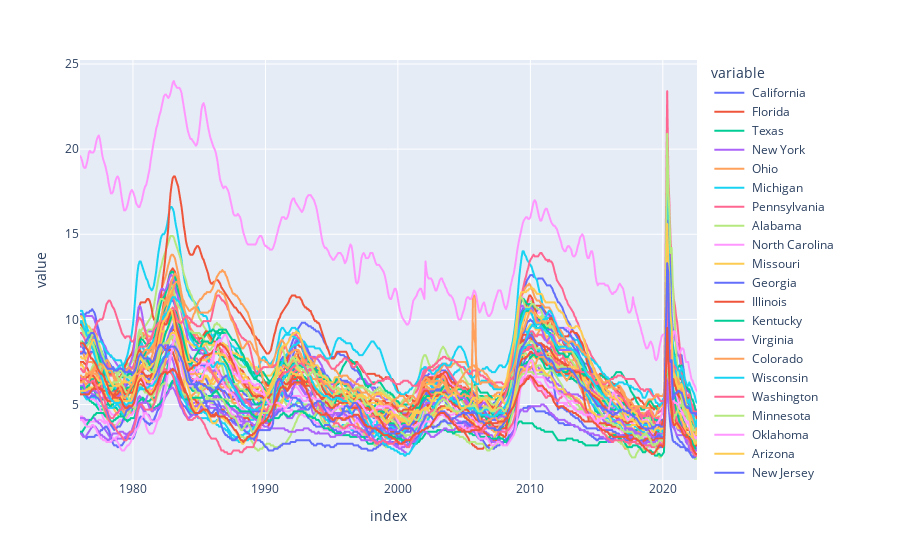

The notebook cell saved with this chart:
### Code cell
# Plot States Unemployment Rate
px.line(unemp_states)

### Figure 1 — Plotly figure (JSON) as saved in the notebook; plotly's stock layout.template omitted (floating-point values rounded to 4 significant figures; data arrays with more than 128 entries replaced by an {"elided": "..."} marker saying what was removed)
{"data": [{"hovertemplate": "variable= California<br>index=%{x}<br>value=%{y}<extra></extra>", "legendgroup": " California", "line": {"color": "#636efa", "dash": "solid"}, "marker": {"symbol": "circle"}, "mode": "lines", "name": " California", "showlegend": true, "type": "scattergl", "x": {"elided": "558 str values"}, "xaxis": "x", "y": {"elided": "558 float values"}, "yaxis": "y"}, {"hovertemplate": "variable= Florida<br>index=%{x}<br>value=%{y}<extra></extra>", "legendgroup": " Florida", "line": {"color": "#EF553B", "dash": "solid"}, "marker": {"symbol": "circle"}, "mode": "lines", "name": " Florida", "showlegend": true, "type": "scattergl", "x": {"elided": "558 str values"}, "xaxis": "x", "y": {"elided": "558 float values"}, "yaxis": "y"}, {"hovertemplate": "variable= Texas<br>index=%{x}<br>value=%{y}<extra></extra>", "legendgroup": " Texas", "line": {"color": "#00cc96", "dash": "solid"}, "marker": {"symbol": "circle"}, "mode": "lines", "name": " Texas", "showlegend": true, "type": "scattergl", "x": {"elided": "558 str values"}, "xaxis": "x", "y": {"elided": "558 float values"}, "yaxis": "y"}, {"hovertemplate": "variable= New York<br>index=%{x}<br>value=%{y}<extra></extra>", "legendgroup": " New York", "line": {"color": "#ab63fa", "dash": "solid"}, "marker": {"symbol": "circle"}, "mode": "lines", "name": " New York", "showlegend": true, "type": "scattergl", "x": {"elided": "558 str values"}, "xaxis": "x", "y": {"elided": "558 float values"}, "yaxis": "y"}, {"hovertemplate": "variable= Ohio<br>index=%{x}<br>value=%{y}<extra></extra>", "legendgroup": " Ohio", "line": {"color": "#FFA15A", "dash": "solid"}, "marker": {"symbol": "circle"}, "mode": "lines", "name": " Ohio", "showlegend": true, "type": "scattergl", "x": {"elided": "558 str values"}, "xaxis": "x", "y": {"elided": "558 float values"}, "yaxis": "y"}, {"hovertemplate": "variable= Michigan<br>index=%{x}<br>value=%{y}<extra></extra>", "legendgroup": " Michigan", "line": {"color": "#19d3f3", "dash": "solid"}, "marker": {"symbol": "circle"}, "mode": "lines", "name": " Michigan", "showlegend": true, "type": "scattergl", "x": {"elided": "558 str values"}, "xaxis": "x", "y": {"elided": "558 float values"}, "yaxis": "y"}, {"hovertemplate": "variable= Pennsylvania<br>index=%{x}<br>value=%{y}<extra></extra>", "legendgroup": " Pennsylvania", "line": {"color": "#FF6692", "dash": "solid"}, "marker": {"symbol": "circle"}, "mode": "lines", "name": " Pennsylvania", "showlegend": true, "type": "scattergl", "x": {"elided": "558 str values"}, "xaxis": "x", "y": {"elided": "558 float values"}, "yaxis": "y"}, {"hovertemplate": "variable= Alabama<br>index=%{x}<br>value=%{y}<extra></extra>", "legendgroup": " Alabama", "line": {"color": "#B6E880", "dash": "solid"}, "marker": {"symbol": "circle"}, "mode": "lines", "name": " Alabama", "showlegend": true, "type": "scattergl", "x": {"elided": "558 str values"}, "xaxis": "x", "y": {"elided": "558 float values"}, "yaxis": "y"}, {"hovertemplate": "variable= North Carolina<br>index=%{x}<br>value=%{y}<extra></extra>", "legendgroup": " North Carolina", "line": {"color": "#FF97FF", "dash": "solid"}, "marker": {"symbol": "circle"}, "mode": "lines", "name": " North Carolina", "showlegend": true, "type": "scattergl", "x": {"elided": "558 str values"}, "xaxis": "x", "y": {"elided": "558 float values"}, "yaxis": "y"}, {"hovertemplate": "variable= Missouri<br>index=%{x}<br>value=%{y}<extra></extra>", "legendgroup": " Missouri", "line": {"color": "#FECB52", "dash": "solid"}, "marker": {"symbol": "circle"}, "mode": "lines", "name": " Missouri", "showlegend": true, "type": "scattergl", "x": {"elided": "558 str values"}, "xaxis": "x", "y": {"elided": "558 float values"}, "yaxis": "y"}, {"hovertemplate": "variable= Georgia<br>index=%{x}<br>value=%{y}<extra></extra>", "legendgroup": " Georgia", "line": {"color": "#636efa", "dash": "solid"}, "marker": {"symbol": "circle"}, "mode": "lines", "name": " Georgia", "showlegend": true, "type": "scattergl", "x": {"elided": "558 str values"}, "xaxis": "x", "y": {"elided": "558 float values"}, "yaxis": "y"}, {"hovertemplate": "variable= Illinois<br>index=%{x}<br>value=%{y}<extra></extra>", "legendgroup": " Illinois", "line": {"color": "#EF553B", "dash": "solid"}, "marker": {"symbol": "circle"}, "mode": "lines", "name": " Illinois", "showlegend": true, "type": "scattergl", "x": {"elided": "558 str values"}, "xaxis": "x", "y": {"elided": "558 float values"}, "yaxis": "y"}, {"hovertemplate": "variable= Kentucky<br>index=%{x}<br>value=%{y}<extra></extra>", "legendgroup": " Kentucky", "line": {"color": "#00cc96", "dash": "solid"}, "marker": {"symbol": "circle"}, "mode": "lines", "name": " Kentucky", "showlegend": true, "type": "scattergl", "x": {"elided": "558 str values"}, "xaxis": "x", "y": {"elided": "558 float values"}, "yaxis": "y"}, {"hovertemplate": "variable= Virginia<br>index=%{x}<br>value=%{y}<extra></extra>", "legendgroup": " Virginia", "line": {"color": "#ab63fa", "dash": "solid"}, "marker": {"symbol": "circle"}, "mode": "lines", "name": " Virginia", "showlegend": true, "type": "scattergl", "x": {"elided": "558 str values"}, "xaxis": "x", "y": {"elided": "558 float values"}, "yaxis": "y"}, {"hovertemplate": "variable= Colorado<br>index=%{x}<br>value=%{y}<extra></extra>", "legendgroup": " Colorado", "line": {"color": "#FFA15A", "dash": "solid"}, "marker": {"symbol": "circle"}, "mode": "lines", "name": " Colorado", "showlegend": true, "type": "scattergl", "x": {"elided": "558 str values"}, "xaxis": "x", "y": {"elided": "558 float values"}, "yaxis": "y"}, {"hovertemplate": "variable= Wisconsin<br>index=%{x}<br>value=%{y}<extra></extra>", "legendgroup": " Wisconsin", "line": {"color": "#19d3f3", "dash": "solid"}, "marker": {"symbol": "circle"}, "mode": "lines", "name": " Wisconsin", "showlegend": true, "type": "scattergl", "x": {"elided": "558 str values"}, "xaxis": "x", "y": {"elided": "558 float values"}, "yaxis": "y"}, {"hovertemplate": "variable= Washington<br>index=%{x}<br>value=%{y}<extra></extra>", "legendgroup": " Washington", "line": {"color": "#FF6692", "dash": "solid"}, "marker": {"symbol": "circle"}, "mode": "lines", "name": " Washington", "showlegend": true, "type": "scattergl", "x": {"elided": "558 str values"}, "xaxis": "x", "y": {"elided": "558 float values"}, "yaxis": "y"}, {"hovertemplate": "variable= Minnesota<br>index=%{x}<br>value=%{y}<extra></extra>", "legendgroup": " Minnesota", "line": {"color": "#B6E880", "dash": "solid"}, "marker": {"symbol": "circle"}, "mode": "lines", "name": " Minnesota", "showlegend": true, "type": "scattergl", "x": {"elided": "558 str values"}, "xaxis": "x", "y": {"elided": "558 float values"}, "yaxis": "y"}, {"hovertemplate": "variable= Oklahoma<br>index=%{x}<br>value=%{y}<extra></extra>", "legendgroup": " Oklahoma", "line": {"color": "#FF97FF", "dash": "solid"}, "marker": {"symbol": "circle"}, "mode": "lines", "name": " Oklahoma", "showlegend": true, "type": "scattergl", "x": {"elided": "558 str values"}, "xaxis": "x", "y": {"elided": "558 float values"}, "yaxis": "y"}, {"hovertemplate": "variable= Arizona<br>index=%{x}<br>value=%{y}<extra></extra>", "legendgroup": " Arizona", "line": {"color": "#FECB52", "dash": "solid"}, "marker": {"symbol": "circle"}, "mode": "lines", "name": " Arizona", "showlegend": true, "type": "scattergl", "x": {"elided": "558 str values"}, "xaxis": "x", "y": {"elided": "558 float values"}, "yaxis": "y"}, {"hovertemplate": "variable= New Jersey<br>index=%{x}<br>value=%{y}<extra></extra>", "legendgroup": " New Jersey", "line": {"color": "#636efa", "dash": "solid"}, "marker": {"symbol": "circle"}, "mode": "lines", "name": " New Jersey", "showlegend": true, "type": "scattergl", "x": {"elided": "558 str values"}, "xaxis": "x", "y": {"elided": "558 float values"}, "yaxis": "y"}, {"hovertemplate": "variable= West Virginia<br>index=%{x}<br>value=%{y}<extra></extra>", "legendgroup": " West Virginia", "line": {"color": "#EF553B", "dash": "solid"}, "marker": {"symbol": "circle"}, "mode": "lines", "name": " West Virginia", "showlegend": true, "type": "scattergl", "x": {"elided": "558 str values"}, "xaxis": "x", "y": {"elided": "558 float values"}, "yaxis": "y"}, {"hovertemplate": "variable= Tennessee<br>index=%{x}<br>value=%{y}<extra></extra>", "legendgroup": " Tennessee", "line": {"color": "#00cc96", "dash": "solid"}, "marker": {"symbol": "circle"}, "mode": "lines", "name": " Tennessee", "showlegend": true, "type": "scattergl", "x": {"elided": "558 str values"}, "xaxis": "x", "y": {"elided": "558 float values"}, "yaxis": "y"}, {"hovertemplate": "variable= Indiana<br>index=%{x}<br>value=%{y}<extra></extra>", "legendgroup": " Indiana", "line": {"color": "#ab63fa", "dash": "solid"}, "marker": {"symbol": "circle"}, "mode": "lines", "name": " Indiana", "showlegend": true, "type": "scattergl", "x": {"elided": "558 str values"}, "xaxis": "x", "y": {"elided": "558 float values"}, "yaxis": "y"}, {"hovertemplate": "variable= South Carolina<br>index=%{x}<br>value=%{y}<extra></extra>", "legendgroup": " South Carolina", "line": {"color": "#FFA15A", "dash": "solid"}, "marker": {"symbol": "circle"}, "mode": "lines", "name": " South Carolina", "showlegend": true, "type": "scattergl", "x": {"elided": "558 str values"}, "xaxis": "x", "y": {"elided": "558 float values"}, "yaxis": "y"}, {"hovertemplate": "variable= Massachusetts<br>index=%{x}<br>value=%{y}<extra></extra>", "legendgroup": " Massachusetts", "line": {"color": "#19d3f3", "dash": "solid"}, "marker": {"symbol": "circle"}, "mode": "lines", "name": " Massachusetts", "showlegend": true, "type": "scattergl", "x": {"elided": "558 str values"}, "xaxis": "x", "y": {"elided": "558 float values"}, "yaxis": "y"}, {"hovertemplate": "variable= Nevada<br>index=%{x}<br>value=%{y}<extra></extra>", "legendgroup": " Nevada", "line": {"color": "#FF6692", "dash": "solid"}, "marker": {"symbol": "circle"}, "mode": "lines", "name": " Nevada", "showlegend": true, "type": "scattergl", "x": {"elided": "558 str values"}, "xaxis": "x", "y": {"elided": "558 float values"}, "yaxis": "y"}, {"hovertemplate": "variable= Oregon<br>index=%{x}<br>value=%{y}<extra></extra>", "legendgroup": " Oregon", "line": {"color": "#B6E880", "dash": "solid"}, "marker": {"symbol": "circle"}, "mode": "lines", "name": " Oregon", "showlegend": true, "type": "scattergl", "x": {"elided": "558 str values"}, "xaxis": "x", "y": {"elided": "558 float values"}, "yaxis": "y"}, {"hovertemplate": "variable= Iowa<br>index=%{x}<br>value=%{y}<extra></extra>", "legendgroup": " Iowa", "line": {"color": "#FF97FF", "dash": "solid"}, "marker": {"symbol": "circle"}, "mode": "lines", "name": " Iowa", "showlegend": true, "type": "scattergl", "x": {"elided": "558 str values"}, "xaxis": "x", "y": {"elided": "558 float values"}, "yaxis": "y"}, {"hovertemplate": "variable= Arkansas<br>index=%{x}<br>value=%{y}<extra></extra>", "legendgroup": " Arkansas", "line": {"color": "#FECB52", "dash": "solid"}, "marker": {"symbol": "circle"}, "mode": "lines", "name": " Arkansas", "showlegend": true, "type": "scattergl", "x": {"elided": "558 str values"}, "xaxis": "x", "y": {"elided": "558 float values"}, "yaxis": "y"}, {"hovertemplate": "variable= Utah<br>index=%{x}<br>value=%{y}<extra></extra>", "legendgroup": " Utah", "line": {"color": "#636efa", "dash": "solid"}, "marker": {"symbol": "circle"}, "mode": "lines", "name": " Utah", "showlegend": true, "type": "scattergl", "x": {"elided": "558 str values"}, "xaxis": "x", "y": {"elided": "558 float values"}, "yaxis": "y"}, {"hovertemplate": "variable= Maryland<br>index=%{x}<br>value=%{y}<extra></extra>", "legendgroup": " Maryland", "line": {"color": "#EF553B", "dash": "solid"}, "marker": {"symbol": "circle"}, "mode": "lines", "name": " Maryland", "showlegend": true, "type": "scattergl", "x": {"elided": "558 str values"}, "xaxis": "x", "y": {"elided": "558 float values"}, "yaxis": "y"}, {"hovertemplate": "variable= New Mexico<br>index=%{x}<br>value=%{y}<extra></extra>", "legendgroup": " New Mexico", "line": {"color": "#00cc96", "dash": "solid"}, "marker": {"symbol": "circle"}, "mode": "lines", "name": " New Mexico", "showlegend": true, "type": "scattergl", "x": {"elided": "558 str values"}, "xaxis": "x", "y": {"elided": "558 float values"}, "yaxis": "y"}, {"hovertemplate": "variable= Kansas<br>index=%{x}<br>value=%{y}<extra></extra>", "legendgroup": " Kansas", "line": {"color": "#ab63fa", "dash": "solid"}, "marker": {"symbol": "circle"}, "mode": "lines", "name": " Kansas", "showlegend": true, "type": "scattergl", "x": {"elided": "558 str values"}, "xaxis": "x", "y": {"elided": "558 float values"}, "yaxis": "y"}, {"hovertemplate": "variable= Louisiana<br>index=%{x}<br>value=%{y}<extra></extra>", "legendgroup": " Louisiana", "line": {"color": "#FFA15A", "dash": "solid"}, "marker": {"symbol": "circle"}, "mode": "lines", "name": " Louisiana", "showlegend": true, "type": "scattergl", "x": {"elided": "558 str values"}, "xaxis": "x", "y": {"elided": "558 float values"}, "yaxis": "y"}, {"hovertemplate": "variable= the District of Columbia<br>index=%{x}<br>value=%{y}<extra></extra>", "legendgroup": " the District of Columbia", "line": {"color": "#19d3f3", "dash": "solid"}, "marker": {"symbol": "circle"}, "mode": "lines", "name": " the District of Columbia", "showlegend": true, "type": "scattergl", "x": {"elided": "558 str values"}, "xaxis": "x", "y": {"elided": "558 float values"}, "yaxis": "y"}, {"hovertemplate": "variable= Alaska<br>index=%{x}<br>value=%{y}<extra></extra>", "legendgroup": " Alaska", "line": {"color": "#FF6692", "dash": "solid"}, "marker": {"symbol": "circle"}, "mode": "lines", "name": " Alaska", "showlegend": true, "type": "scattergl", "x": {"elided": "558 str values"}, "xaxis": "x", "y": {"elided": "558 float values"}, "yaxis": "y"}, {"hovertemplate": "variable= Hawaii<br>index=%{x}<br>value=%{y}<extra></extra>", "legendgroup": " Hawaii", "line": {"color": "#B6E880", "dash": "solid"}, "marker": {"symbol": "circle"}, "mode": "lines", "name": " Hawaii", "showlegend": true, "type": "scattergl", "x": {"elided": "558 str values"}, "xaxis": "x", "y": {"elided": "558 float values"}, "yaxis": "y"}, {"hovertemplate": "variable= Puerto Rico<br>index=%{x}<br>value=%{y}<extra></extra>", "legendgroup": " Puerto Rico", "line": {"color": "#FF97FF", "dash": "solid"}, "marker": {"symbol": "circle"}, "mode": "lines", "name": " Puerto Rico", "showlegend": true, "type": "scattergl", "x": {"elided": "558 str values"}, "xaxis": "x", "y": {"elided": "558 float values"}, "yaxis": "y"}, {"hovertemplate": "variable= Montana<br>index=%{x}<br>value=%{y}<extra></extra>", "legendgroup": " Montana", "line": {"color": "#FECB52", "dash": "solid"}, "marker": {"symbol": "circle"}, "mode": "lines", "name": " Montana", "showlegend": true, "type": "scattergl", "x": {"elided": "558 str values"}, "xaxis": "x", "y": {"elided": "558 float values"}, "yaxis": "y"}, {"hovertemplate": "variable= Nebraska<br>index=%{x}<br>value=%{y}<extra></extra>", "legendgroup": " Nebraska", "line": {"color": "#636efa", "dash": "solid"}, "marker": {"symbol": "circle"}, "mode": "lines", "name": " Nebraska", "showlegend": true, "type": "scattergl", "x": {"elided": "558 str values"}, "xaxis": "x", "y": {"elided": "558 float values"}, "yaxis": "y"}, {"hovertemplate": "variable= Idaho<br>index=%{x}<br>value=%{y}<extra></extra>", "legendgroup": " Idaho", "line": {"color": "#EF553B", "dash": "solid"}, "marker": {"symbol": "circle"}, "mode": "lines", "name": " Idaho", "showlegend": true, "type": "scattergl", "x": {"elided": "558 str values"}, "xaxis": "x", "y": {"elided": "558 float values"}, "yaxis": "y"}, {"hovertemplate": "variable= North Dakota<br>index=%{x}<br>value=%{y}<extra></extra>", "legendgroup": " North Dakota", "line": {"color": "#00cc96", "dash": "solid"}, "marker": {"symbol": "circle"}, "mode": "lines", "name": " North Dakota", "showlegend": true, "type": "scattergl", "x": {"elided": "558 str values"}, "xaxis": "x", "y": {"elided": "558 float values"}, "yaxis": "y"}, {"hovertemplate": "variable= South Dakota<br>index=%{x}<br>value=%{y}<extra></extra>", "legendgroup": " South Dakota", "line": {"color": "#ab63fa", "dash": "solid"}, "marker": {"symbol": "circle"}, "mode": "lines", "name": " South Dakota", "showlegend": true, "type": "scattergl", "x": {"elided": "558 str values"}, "xaxis": "x", "y": {"elided": "558 float values"}, "yaxis": "y"}, {"hovertemplate": "variable= Mississippi<br>index=%{x}<br>value=%{y}<extra></extra>", "legendgroup": " Mississippi", "line": {"color": "#FFA15A", "dash": "solid"}, "marker": {"symbol": "circle"}, "mode": "lines", "name": " Mississippi", "showlegend": true, "type": "scattergl", "x": {"elided": "558 str values"}, "xaxis": "x", "y": {"elided": "558 float values"}, "yaxis": "y"}, {"hovertemplate": "variable= Connecticut<br>index=%{x}<br>value=%{y}<extra></extra>", "legendgroup": " Connecticut", "line": {"color": "#19d3f3", "dash": "solid"}, "marker": {"symbol": "circle"}, "mode": "lines", "name": " Connecticut", "showlegend": true, "type": "scattergl", "x": {"elided": "558 str values"}, "xaxis": "x", "y": {"elided": "558 float values"}, "yaxis": "y"}, {"hovertemplate": "variable= New Hampshire<br>index=%{x}<br>value=%{y}<extra></extra>", "legendgroup": " New Hampshire", "line": {"color": "#FF6692", "dash": "solid"}, "marker": {"symbol": "circle"}, "mode": "lines", "name": " New Hampshire", "showlegend": true, "type": "scattergl", "x": {"elided": "558 str values"}, "xaxis": "x", "y": {"elided": "558 float values"}, "yaxis": "y"}, {"hovertemplate": "variable= Maine<br>index=%{x}<br>value=%{y}<extra></extra>", "legendgroup": " Maine", "line": {"color": "#B6E880", "dash": "solid"}, "marker": {"symbol": "circle"}, "mode": "lines", "name": " Maine", "showlegend": true, "type": "scattergl", "x": {"elided": "558 str values"}, "xaxis": "x", "y": {"elided": "558 float values"}, "yaxis": "y"}, {"hovertemplate": "variable= Wyoming<br>index=%{x}<br>value=%{y}<extra></extra>", "legendgroup": " Wyoming", "line": {"color": "#FF97FF", "dash": "solid"}, "marker": {"symbol": "circle"}, "mode": "lines", "name": " Wyoming", "showlegend": true, "type": "scattergl", "x": {"elided": "558 str values"}, "xaxis": "x", "y": {"elided": "558 float values"}, "yaxis": "y"}, {"hovertemplate": "variable= Rhode Island<br>index=%{x}<br>value=%{y}<extra></extra>", "legendgroup": " Rhode Island", "line": {"color": "#FECB52", "dash": "solid"}, "marker": {"symbol": "circle"}, "mode": "lines", "name": " Rhode Island", "showlegend": true, "type": "scattergl", "x": {"elided": "558 str values"}, "xaxis": "x", "y": {"elided": "558 float values"}, "yaxis": "y"}, {"hovertemplate": "variable= Delaware<br>index=%{x}<br>value=%{y}<extra></extra>", "legendgroup": " Delaware", "line": {"color": "#636efa", "dash": "solid"}, "marker": {"symbol": "circle"}, "mode": "lines", "name": " Delaware", "showlegend": true, "type": "scattergl", "x": {"elided": "558 str values"}, "xaxis": "x", "y": {"elided": "558 float values"}, "yaxis": "y"}, {"hovertemplate": "variable= Vermont<br>index=%{x}<br>value=%{y}<extra></extra>", "legendgroup": " Vermont", "line": {"color": "#EF553B", "dash": "solid"}, "marker": {"symbol": "circle"}, "mode": "lines", "name": " Vermont", "showlegend": true, "type": "scattergl", "x": {"elided": "558 str values"}, "xaxis": "x", "y": {"elided": "558 float values"}, "yaxis": "y"}], "layout": {"legend": {"title": {"text": "variable"}, "tracegroupgap": 0}, "margin": {"t": 60}, "xaxis": {"anchor": "y", "domain": [0, 1], "title": {"text": "index"}}, "yaxis": {"anchor": "x", "domain": [0, 1], "title": {"text": "value"}}}}
